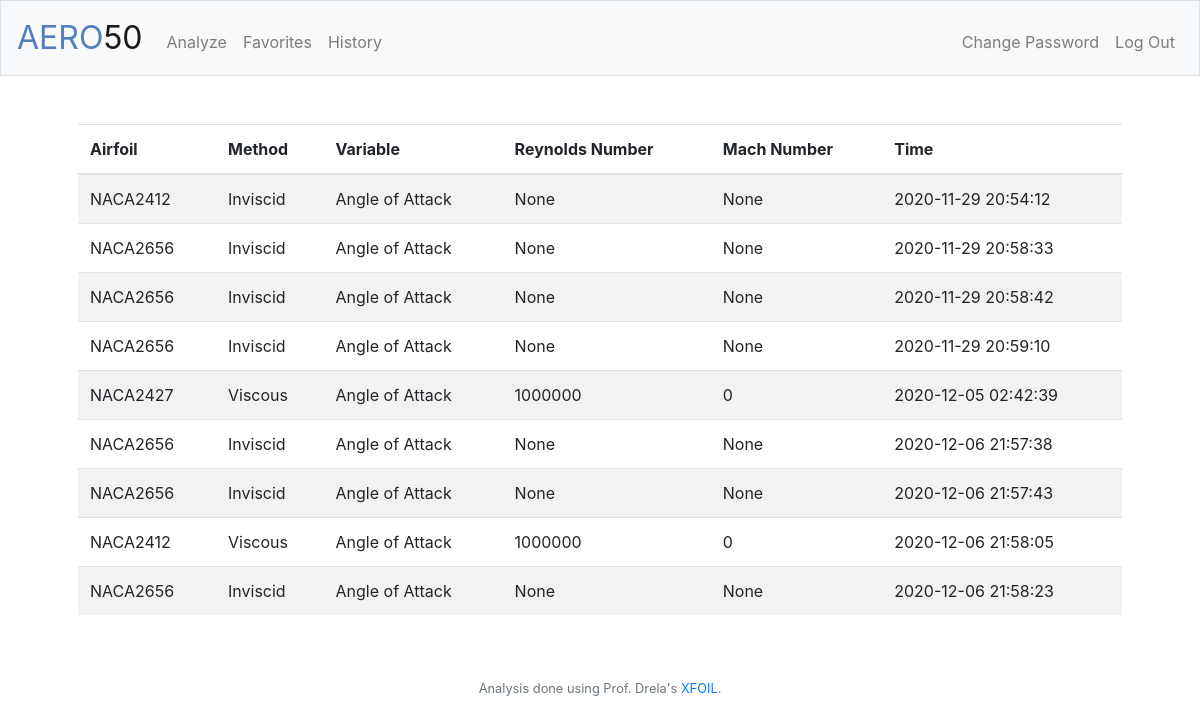
Screenshot of /history (signed in) with the database file from the repository.
### tables this page shows
CREATE TABLE analyses (id INTEGER, airfoil TEXT, method TEXT, variable TEXT, start NUMERIC, end NUMERIC, re NUMERIC, mach NUMERIC, favorites BOOL DEFAULT 0, analysis_id INTEGER, time DATETIME DEFAULT CURRENT_TIMESTAMP, step NUMERIC, max_iter INTEGER, PRIMARY KEY (analysis_id), FOREIGN KEY (id) REFERENCES users(id));

### application.py (the view)
@app.route("/history")
@login_required
def history():
    data = db.execute("SELECT * FROM analyses WHERE id = ?", session["user_id"])
    return render_template("history.html", data=data)

### application.py (called while the page is built)
@app.after_request
def after_request(response):
    response.headers["Cache-Control"] = "no-cache, no-store, must-revalidate"
    response.headers["Expires"] = 0
    response.headers["Pragma"] = "no-cache"
    return response

### helpers.py (called while the page is built)
def login_required(f):
    @wraps(f)
    def decorated_function(*args, **kwargs):
        if session.get("user_id") is None:
            return redirect("/login")
        return f(*args, **kwargs)
    return decorated_function

### templates/history.html (shortened to what this page needs)
{% extends "layout.html" %}
{% block main %}
    <main>
        <table class="table table-striped">
            <thead>
                <tr>
                    <th>Airfoil</th>
                    <th>Method</th>
                    <th>Variable</th>
                    <th>Reynolds Number</th>
                    <th>Mach Number</th>
                    <th>Time</th>
                </tr>
            </thead>
            <tbody>
                {% for analysis in data %}
                <tr>
                    <td>NACA{{ analysis.airfoil }}</td>
                    <td>{{ analysis.method }}</td>
                    <td>{{ analysis.variable }}</td>
                    <td>{{ analysis.re }}</td>
                    <td>{{ analysis.mach }}</td>
                    <td>{{ analysis.time }}</td>
                </tr>
                {% endfor %}
            </tbody>
        </table>
    </main>
{% endblock %}

### static/styles.css (style rules this page uses)
main { overflow-x: auto; text-align: center; }
main table { text-align: left; }

### rows the page displays
analyses: airfoil "2412", method "Inviscid", variable "Angle of Attack", re "None", mach "None", time "2020-11-29 20:54:12"
analyses: airfoil "2656", method "Inviscid", variable "Angle of Attack", re "None", mach "None", time "2020-11-29 20:58:33"
analyses: airfoil "2656", method "Inviscid", variable "Angle of Attack", re "None", mach "None", time "2020-11-29 20:58:42"
analyses: airfoil "2656", method "Inviscid", variable "Angle of Attack", re "None", mach "None", time "2020-11-29 20:59:10"
analyses: airfoil "2427", method "Viscous", variable "Angle of Attack", re "1000000", mach "0", time "2020-12-05 02:42:39"
analyses: airfoil "2656", method "Inviscid", variable "Angle of Attack", re "None", mach "None", time "2020-12-06 21:57:38"
analyses: airfoil "2656", method "Inviscid", variable "Angle of Attack", re "None", mach "None", time "2020-12-06 21:57:43"
analyses: airfoil "2412", method "Viscous", variable "Angle of Attack", re "1000000", mach "0", time "2020-12-06 21:58:05"
analyses: airfoil "2656", method "Inviscid", variable "Angle of Attack", re "None", mach "None", time "2020-12-06 21:58:23"
